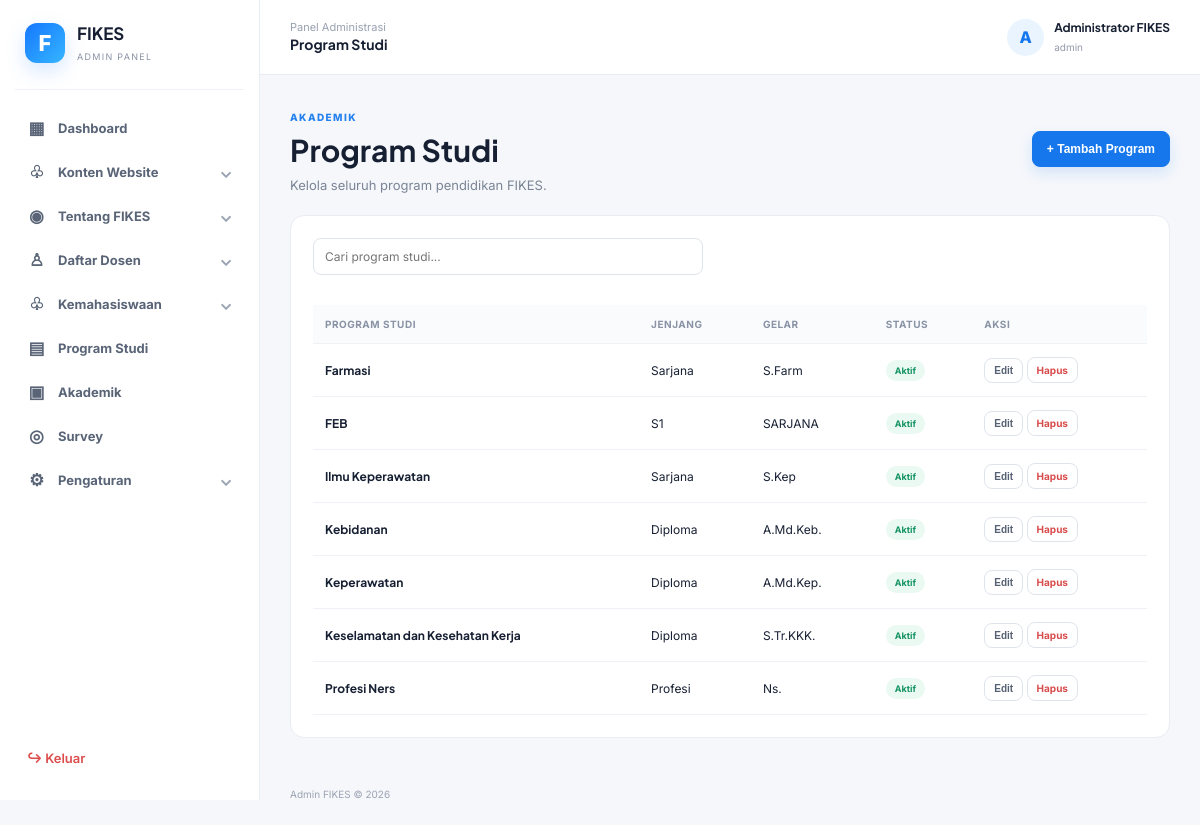
The page /admin/modules/program/index.php (signed in) on the database as committed earlier.
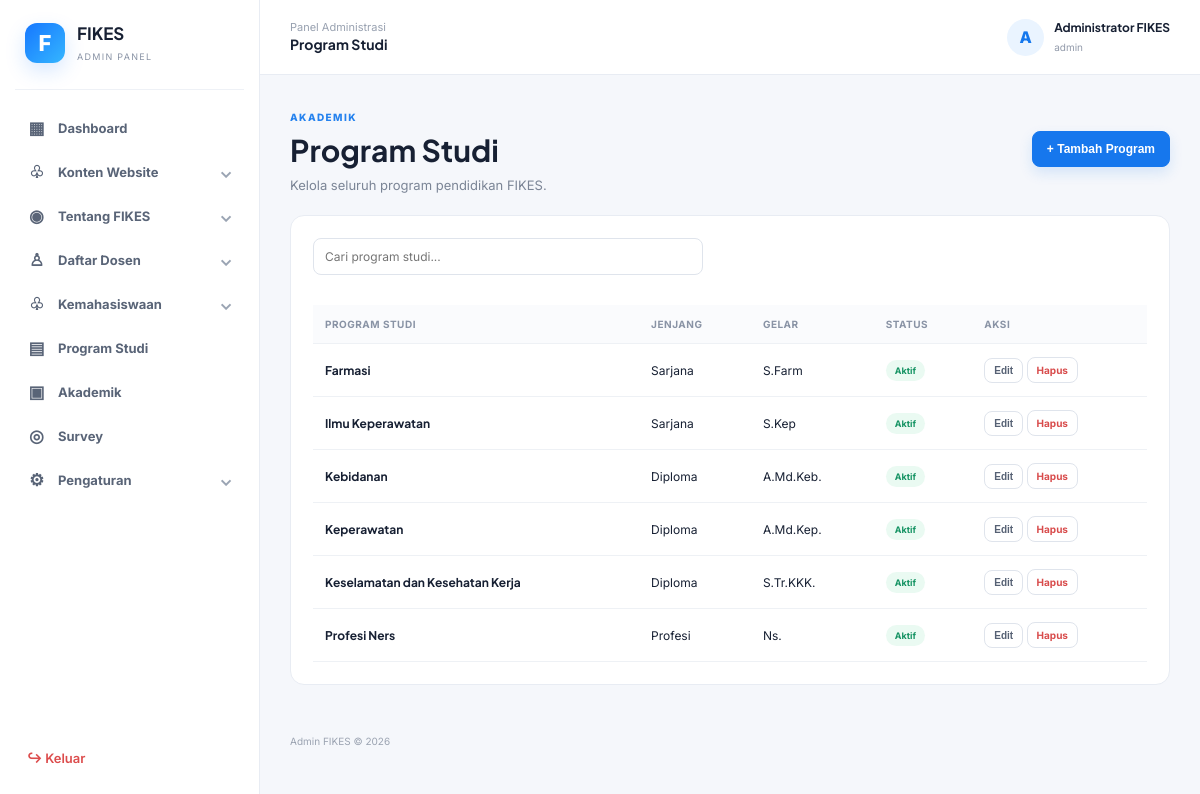
The same page on the database as committed later.
### tables this page shows
CREATE TABLE `program_studi` (
  `id` int(10) UNSIGNED NOT NULL,
  `kode_prodi` varchar(30) NOT NULL,
  `nama` varchar(150) NOT NULL,
  `jenjang` varchar(50) NOT NULL,
  `gelar` varchar(80) DEFAULT NULL,
  `kaprodi_nama` varchar(150) DEFAULT NULL,
  `kaprodi_nidn` varchar(50) DEFAULT NULL,
  `kaprodi_email` varchar(150) DEFAULT NULL,
  `deskripsi` text DEFAULT NULL,
  `foto` varchar(255) DEFAULT NULL,
  `visi` text DEFAULT NULL,
  `akreditasi` varchar(100) DEFAULT NULL,
  `nomor_akreditasi` varchar(150) DEFAULT NULL,
  `tanggal_akreditasi` date DEFAULT NULL,
  `sekretaris_nama` varchar(150) DEFAULT NULL,
  `sekretaris_nidn` varchar(50) DEFAULT NULL,
  `kontak_telepon` varchar(50) DEFAULT NULL,
  `kontak_email` varchar(150) DEFAULT NULL,
  `alamat` varchar(255) DEFAULT NULL,
  `durasi_studi` varchar(50) DEFAULT NULL,
  `sks_lulus` int(11) DEFAULT NULL,
  `jumlah_tenaga_kependidikan` int(11) DEFAULT 0,
  `gambar` varchar(255) DEFAULT NULL,
  `brosur` varchar(255) DEFAULT NULL,
  `status` enum('aktif','nonaktif') DEFAULT 'aktif',
  `created_at` timestamp NOT NULL DEFAULT current_timestamp()
);

### admin/config/auth.php (called while the page is built, shortened)
<?php
function e($value) {
    return htmlspecialchars($value ?? '', ENT_QUOTES, 'UTF-8');
}

### admin/modules/program/index.php (the view, shortened to what this page needs)
<?php
require_once __DIR__ . '/../../config/auth.php';
$jenjang_filter = trim($_GET['jenjang'] ?? '');
$nama_filter = trim($_GET['nama'] ?? '');
$sql = 'SELECT * FROM program_studi WHERE 1=1';
$params = [];
$sql .= ' ORDER BY nama';
$st = $pdo->prepare($sql);
$st->execute($params);
$data = $st->fetchAll();
require __DIR__ . '/../../includes/header.php'; ?>
<div class="page-head">
  <div><span class="eyebrow">AKADEMIK</span>
    <h1>
      <?= e($jenjang_filter ? "Program " . $jenjang_filter : "Program Studi") ?><?= e($nama_filter ? " - " . $nama_filter : "") ?>
    </h1>
    <p>Kelola seluruh program pendidikan FIKES.</p>
  </div><button class="btn primary" onclick="openModal()">+ Tambah Program</button>
</div>
<div class="panel table-panel">
  <div class="table-tools"><input id="search" onkeyup="filterTable()" placeholder="Cari program studi..."></div>
  <div class="table-wrap">
    <table id="dataTable">
      <thead>
        <tr>
          <th>Program Studi</th>
          <th>Jenjang</th>
          <th>Gelar</th>
          <th>Status</th>
          <th>Aksi</th>
        </tr>
      </thead>
      <tbody>
        <?php foreach ($data as $d): ?><tr>
            <td><strong><?= e($d['nama']) ?></strong></td>
            <td><?= e($d['jenjang']) ?></td>
            <td><?= e($d['gelar']) ?></td>
            <td><span class="badge success"><?= e($d['status']) ?></span></td>
            <td><button class="btn small" onclick='editProgram(<?= json_encode($d) ?>)'>Edit</button> <a
                class="btn small danger-text" href="?hapus=<?= $d['id'] ?>"
                onclick="return confirm('Hapus program?')">Hapus</a></td>
          </tr><?php endforeach; ?>
      </tbody>
    </table>
  </div>
</div>
<?php require __DIR__ . '/../../includes/footer.php'; ?>

Rows that differ between the two databases and show on the page:
removed program_studi: nama "FEB", jenjang "S1", gelar "SARJANA", status "Aktif"
